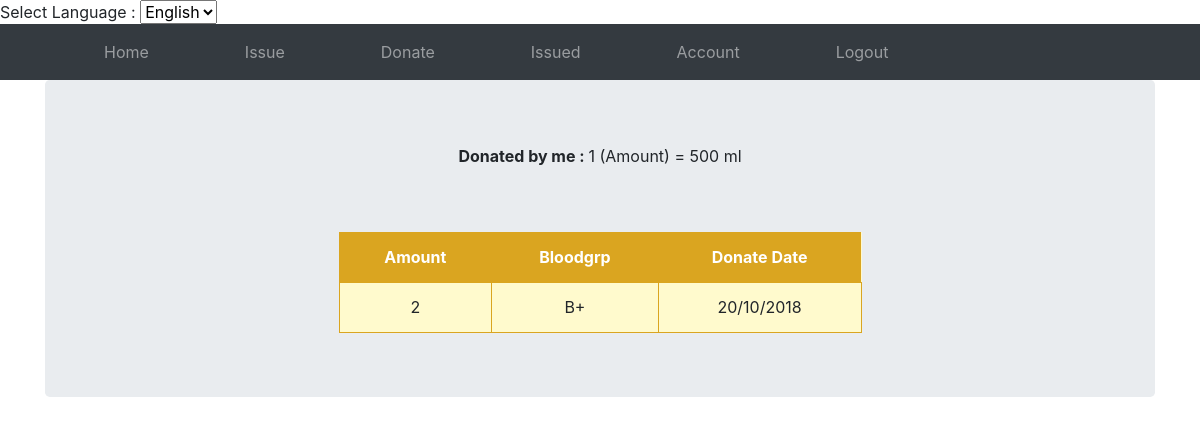
The page /transaction.php (signed in) on the database its author committed.
### tables this page shows
CREATE TABLE `donate` (
  `donor_id` int(10) NOT NULL,
  `amount` int(10) NOT NULL,
  `bloodgrp` varchar(3) NOT NULL,
  `donate_dt` varchar(10) NOT NULL,
  `id` int(11) DEFAULT NULL
);

### transaction.php (the view, shortened to what this page needs)
<!DOCTYPE html>
<html lang="en" dir="ltr">
  <head>
    <link rel="stylesheet" href="index.css" type="text/css">
    <link rel="stylesheet" href="https://stackpath.bootstrapcdn.com/bootstrap/4.1.3/css/bootstrap.min.css">
  </head>
  <body>
 <form method='get' action='' id='form_lang' class="hidden" >
   Select Language : <select name='lang' onchange='changeLang();' >
   <option value='en' <?php if(isset($_SESSION['lang']) && $_SESSION['lang'] == 'en'){ echo "selected"; } ?> >English</option>
  </select>
 </form>
    <nav class="navbar navbar-expand-md navbar-dark bg-dark ">
        <ul class="navbar-nav">
          <li class="nav-item"> <a href="homepage.php" class="nav-link"> <?=_HOME?> </a> </li>
          <li class="nav-item"> <a href="issue.php" class="nav-link"> <?=_ISSUE?> </a> </li>
          <li class="nav-item"> <a href="donate.php" class="nav-link"><?=_DONATE?> </a> </li>
          <li class="nav-item"> <a href="transactions.php" class="nav-link"> <?=_ISSUED?> </a> </li>
          <li class="nav-item"> <a href="account.php" class="nav-link"> <?=_ACCOUNT?> </a> </li>
          <li class="nav-item"> <a href="logout.php" class="nav-link"><?=_LOGOUT?></a> </li>
        </ul>
    </nav>
    <div class="container">
      <div class="jumbotron">
        <p style='text-align:center;'><b><?=_CONTENT8?> : </b>1 (<?=_AMOUNT?>) = 500 ml</p>
        <?php
          include 'dbh.php';
            $person = $_SESSION['id'];
            $nsql = "SELECT amount,bloodgrp,donate_dt FROM donate where id = '$person'";
            $stock = mysqli_query($conn,$nsql);
            echo"<table align='center' style='width: 50%;background-color: lemonchiffon;
  border-collapse: collapse; ' >";
            echo"<tr style='text-align:center;'>
                    <th style='padding-left:20px;padding-right:20px;height: 50px;text-align:center;background-color: goldenrod;
color: white; '>Amount</th>
                    <th style='padding-left:20px;padding-right:20px;height: 50px;text-align:center;background-color: goldenrod;
color: white; '>Bloodgrp</th>
                    <th style='padding-left:20px;padding-right:20px;height: 50px;text-align:center;background-color: goldenrod;
color: white; '>Donate Date</th>";
                while($row = mysqli_fetch_assoc($stock)){
                  echo "<tr style='text-align:center;border: 1px solid black;'><td style='height: 50px;text-align:center;border: 1px solid goldenrod;'>" . $row['amount'] . "</td>
                        <td style='height: 50px;text-align:center;border: 1px solid goldenrod;'>" . $row['bloodgrp'] . "</td><td style='height: 50px;text-align:center;border: 1px solid goldenrod;'>" . $row['donate_dt'] . "</td>
                  </tr>";
                }
              echo"<br><br>";
        ?>
      </div>
</div>
  </body>
</html>

### index.css (style rules this page uses)
.navbar li { padding-left: 80px; }
table { margin-left: 25%; }

### rows shown on the page
donate: amount "2", bloodgrp "B+", donate_dt "20/10/2018"

### other values the page prints
_HOME "Home"
_ISSUE "Issue"
_DONATE "Donate"
_ISSUED "Issued"
_ACCOUNT "Account"
_LOGOUT "Logout"
_CONTENT8 "Donated by me"
_AMOUNT "Amount"
